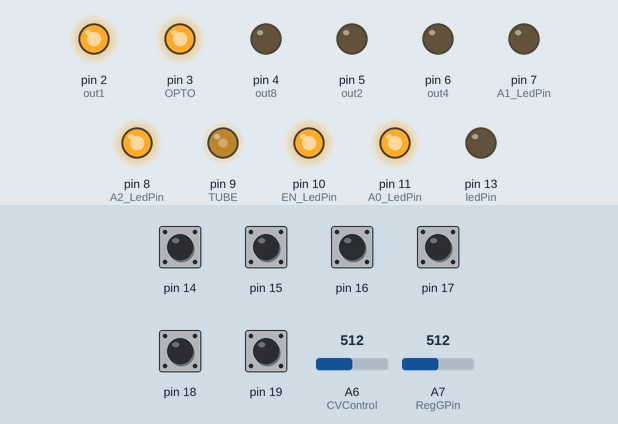
Recording of a sketch running on a simulated Arduino Nano, built with avr-gcc and run on an emulated ATmega328P. On the bench: output pins drawn as LEDs (lit = HIGH). Inputs (shaded band) come from the test bench; at power-on: pin 14–19 HIGH, A6 (CVControl) = 512, A7 (RegGPin) = 512. Random numbers use the default seed unless the sketch sets one.

Above: at 1.2 s.
1.3 s: pin 15 pulled LOW for 0.15 s
At 2.4 s:
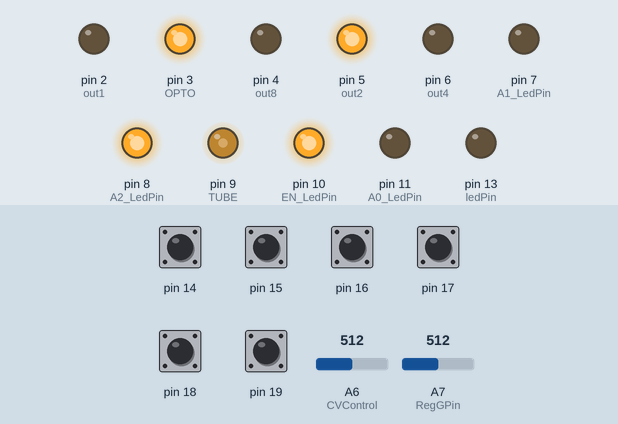
3.0 s: pin 16 pulled LOW for 0.15 s
At 3.7 s:
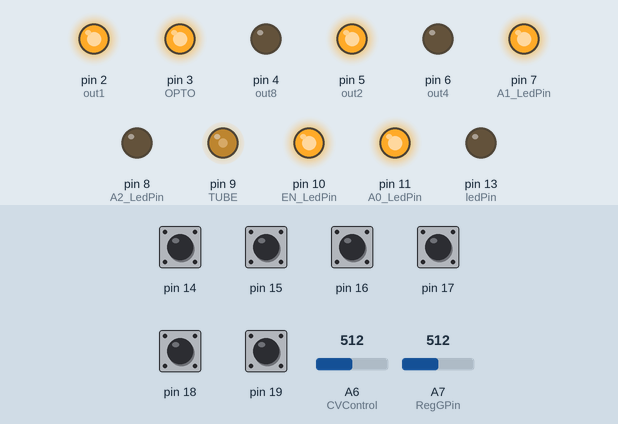
4.7 s: pin 17 pulled LOW for 0.15 s
At 6.1 s:
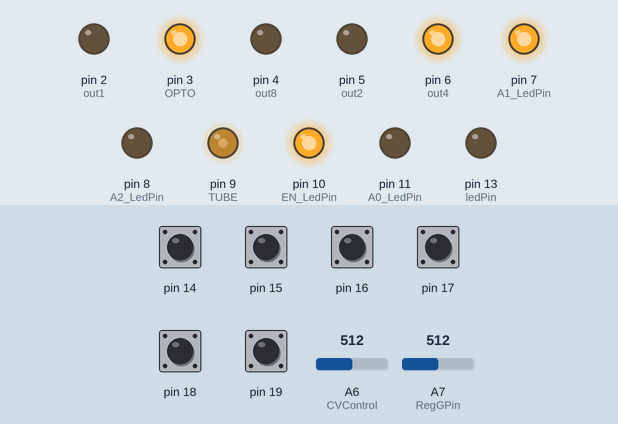
6.4 s: pin 18 pulled LOW for 1 s
At 8.9 s:
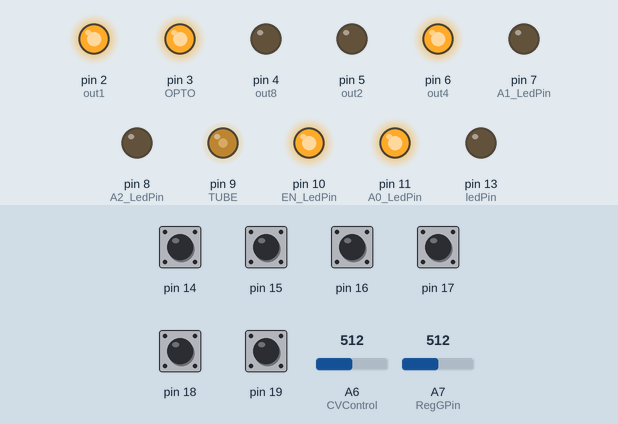
11.2 s: pin 19 pulled LOW for 0.15 s
At 12.3 s:
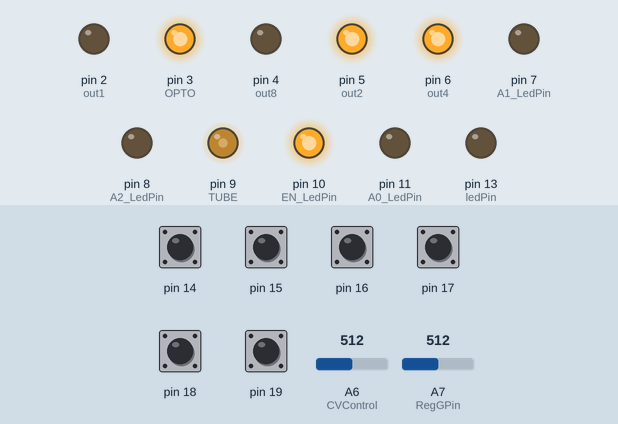
Timing chart, 0 to 13.8 s (numbered marks = the images above; inputs shaded):
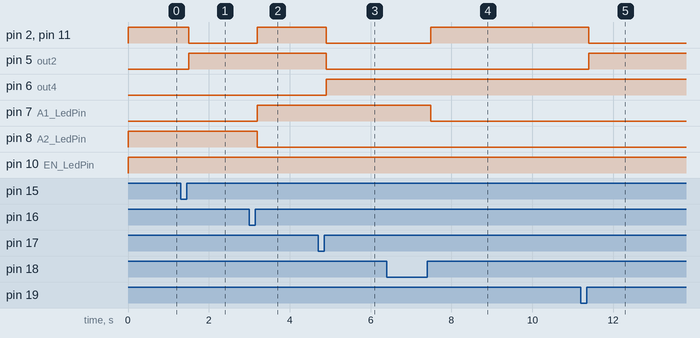

Measured:
- after the input at 1.3 s, pin 2 (out1), pin 11 (A0_LedPin): HIGH → LOW after 0.20 s; pin 5 (out2): LOW → HIGH after 0.20 s
- after the input at 3.0 s, pin 2 (out1), pin 7 (A1_LedPin), pin 11 (A0_LedPin): LOW → HIGH after 0.20 s; pin 8 (A2_LedPin): HIGH → LOW after 0.20 s
- after the input at 4.7 s, pin 2 (out1), pin 5 (out2), pin 11 (A0_LedPin): HIGH → LOW after 0.20 s; pin 6 (out4): LOW → HIGH after 0.20 s
- after the input at 6.4 s, pin 2 (out1), pin 11 (A0_LedPin): LOW → HIGH after 1.1 s; pin 7 (A1_LedPin): HIGH → LOW after 1.1 s
- after the input at 11.2 s, pin 2 (out1), pin 11 (A0_LedPin): HIGH → LOW after 0.20 s; pin 5 (out2): LOW → HIGH after 0.20 s

The sketch:

selector_beta0_10.ino
```cpp
//===============================================================================================================================//
//= Прошивка для ЧАТЕЛЯ на 1 газоразрядной лампе                                                                                =//
//= Автор FIRSTQWERT firstqwert@gmail.com                                                                                       =//
//= Версия 1.12_22 от 12.04.2023                                                                                                =//
//===============================================================================================================================//


#include <EEPROM.h>
#include "Button.h"
Button knopki;

int A2_LedPin = 8;             // Подключаем А2 к порту d8
int A1_LedPin = 7;             // Подключаем А1 к порту d7
int A0_LedPin = 11;            // Подключаем А0 к порту d10
int EN_LedPin = 10;             // Подключаем EN к порту d9
int RegGPin = A7;               //  кнопка смена режима A7  подтянуть его к VCC 10ком резюком
int CVControl = A6;               //  вход для напряжения CVVV A6  подтянуть его к VCC 10ком резюком
int TrigPin = 12;               //  кнопку к выходу D12  подтянуть его к VCC 10ком резюком
int CVVV;
int REGGG;
int Rflag = 1;
int Tflag = 0;
int regim = 1;
int inputt = 1;
int regim_01 = 1;

bool temp_signal; // Переменная для импульсов
boolean signalStatus1 = false; //логический флаг предыдущего состояния сигнала включено/выключено. По умолчанию при старте программы выключено
const int ledPin =  13;
int ledState = LOW;
unsigned long previousMillis = 0;
unsigned long previousMillis2 = 0;
unsigned long currentMillis2;
int flag = 0;
int flag2 = 0;
const long interval = 200; //скорость мигания режимного светодиода в мс
int blynk = 0;
int x = 0;
int y = 0;
int z = 0;
int high_kanal = 6;
int otrav = 10; // таймер антиотрава в секундах

// выводы для дешифратора К155ИД1
int out1 = 2;
int out2 = 5;
int out4 = 6;
int out8 = 4;

void setup() {

// задаем частоту ШИМ на 9 выводе 30кГц
TCCR1B=TCCR1B&0b11111000|0x01;
analogWrite(9,110);

digitalWrite(3,HIGH);
pinMode(ledPin, OUTPUT);

randomSeed(analogRead(6)); // Семя рандома берётся из шума на порту A0

Serial.begin(9600);

pinMode(3, OUTPUT); //OPTO
pinMode(2, OUTPUT); //155 1
pinMode(4, OUTPUT); //155 8
pinMode(5, OUTPUT); //155 2
pinMode(6, OUTPUT); //155 4
pinMode(9, OUTPUT); //TUBE
pinMode(12, INPUT); //TRIG
pinMode(13, OUTPUT); //REGLED
pinMode(A7, INPUT_PULLUP); //REG
pinMode(A6, INPUT); //CV
//=========================================================================================
knopki.NO(); // Нормально разомкнутые
knopki.pullUp(); // Подтяжка
knopki.duration_bounce       (  50 ); // Таймер дребезга ms
knopki.duration_press        ( 1000 ); // Таймер длительного нажатия ms
knopki.duration_inactivity_Up ( otrav*1000 ); //состояние таймера неактивности ненажатой кнопки ms, 1000ms = 1c
knopki.button( 14, 15, 16, 17, 18, 19 ); // Пины кнопок
//=========================================================================================
pinMode(A2_LedPin, OUTPUT);   // выводы на мультиплексор
pinMode(A1_LedPin, OUTPUT);
pinMode(A0_LedPin, OUTPUT);
pinMode(EN_LedPin, OUTPUT);

regim = EEPROM.read(0);
regim_01 = EEPROM.read(2);
high_kanal = EEPROM.read(1);
//Serial.print("setup_regim == "); Serial.println(regim);
//Serial.print("setup_regim_01 == "); Serial.println(regim_01);
}

void loop() {

knopki.read();  // Читаем кнопки

//====================== уточняем работу аналоговой кнопки для режимов======================
  REGGG = analogRead(RegGPin); // BTN
  REGGG = map(REGGG, 0, 512, 1, 0);
  //REGGG = constrain (REGGG, 0, 1);

  if(REGGG == 0 && Rflag == 0) { regim ++; EEPROM.write(2, 1); regim_01 = 1; Rflag = 1; if( regim > 6 ) { regim = 1; } EEPROM.write(0, regim); }
  if(REGGG == 1 && Rflag == 1) { Rflag = 0; }
//==========================================================================================

//====================================Режимы работы=========================================
  if ( regim_01 == 0 )
    {
        regim = 0;
      if(digitalRead(TrigPin) == HIGH && !temp_signal )
      {

        temp_signal = 1;
        y++;
        if ( y == 1 ) { inputt = 1; digitalWrite(ledPin, LOW); }
        if ( y == 2 ) { inputt = 0; digitalWrite(ledPin, HIGH); }
        if ( y > 1 ) { y = 0; }
      }
      else if (digitalRead(TrigPin) == 0 && temp_signal){temp_signal = 0; }
  }

  if (regim == 1)
    {
      if(digitalRead(TrigPin) == HIGH && !temp_signal )
      {
        if( inputt >= high_kanal) { inputt = 0; }
        temp_signal = 1;
        signalStatus1 = !signalStatus1;
        inputt ++;
      }
      else if (digitalRead(TrigPin) == 0 && temp_signal){temp_signal = 0;}
    }

  if (regim == 2)
    {
      if(digitalRead(TrigPin) == HIGH && !temp_signal )
      {
        if( inputt <= 1 ) { inputt = high_kanal + 1; }
        temp_signal = 1;
        signalStatus1 = !signalStatus1;
        inputt --;
      }
      else if (digitalRead(TrigPin) == 0 && temp_signal){temp_signal = 0;}
    }

  if (regim == 3)
    {
      if(digitalRead(TrigPin) == HIGH && !temp_signal )
      {
        if( inputt >= high_kanal) { inputt = 0; }
        temp_signal = 1;
        signalStatus1 = !signalStatus1;
        inputt ++;
        inputt ++;
      }
      else if (digitalRead(TrigPin) == 0 && temp_signal){temp_signal = 0;}
    }

  if (regim == 4)
    {
      if(digitalRead(TrigPin) == HIGH && !temp_signal )
      {
        if( inputt <= 1) { inputt = high_kanal + 1; }
        temp_signal = 1;
        signalStatus1 = !signalStatus1;
        inputt --;
        inputt --;
      }
      else if (digitalRead(TrigPin) == 0 && temp_signal){temp_signal = 0;}
    }

  if (regim == 5)
         {
      if(digitalRead(TrigPin) == HIGH && !temp_signal )
      {
        temp_signal = 1;
        signalStatus1 = !signalStatus1;
        if ( x == 0 ) { inputt++; }
        if (inputt == high_kanal + 1 ) { x = 1; inputt = high_kanal; }
        if (x == 1 ) { inputt--; }
        if (inputt == 1 ) { x = 0; }
      }
      else if (digitalRead(TrigPin) == 0 && temp_signal){temp_signal = 0;}
    }

  if (regim == 6)
        {
      if(digitalRead(TrigPin) == HIGH && !temp_signal )
      {
        temp_signal = 1;
        signalStatus1 = !signalStatus1;
        if ( high_kanal >= 2 ) { inputt = random(1, high_kanal + 1); }
        if ( high_kanal < 2 ) { inputt = random(1, 3); }
      }
      else if (digitalRead(TrigPin) == 0 && temp_signal){temp_signal = 0;}
    }

switch (inputt) {
  case 0: signal0(); break;
  case 1: signal1(); break;
  case 2: signal2(); break;
  case 3: signal3(); break;
  case 4: signal4(); break;
  case 5: signal5(); break;
  case 6: signal6(); break;
  default: inputt = 1;
  }
//=======================================================================================

//============================ блок CV управления =======================================
CVVV = analogRead(CVControl); // CV
CVVV = map(CVVV, 0, 900, 0, high_kanal );

switch (CVVV) {
  case 1: regim_01 = 1; inputt = 1;  break;
  case 2: regim_01 = 1; inputt = 2;  break;
  case 3: regim_01 = 1; inputt = 3;  break;
  case 4: regim_01 = 1; inputt = 4;  break;
  case 5: regim_01 = 1; inputt = 5;  break;
  case 6: regim_01 = 1; inputt = 6;  break;
  }
//========================================================================================

//=============================== Короткое нажатие кнопок ================================
if (knopki.event_press_short  (0)  == 1) { inputt = 1; digitalWrite(ledPin, LOW); }
if (knopki.event_press_short  (1)  == 1) { inputt = 2; digitalWrite(ledPin, LOW); }
if (knopki.event_press_short  (2)  == 1) { inputt = 3; digitalWrite(ledPin, LOW); }
if (knopki.event_press_short  (3)  == 1) { inputt = 4; digitalWrite(ledPin, LOW); }
if (knopki.event_press_short  (4)  == 1) { inputt = 5; digitalWrite(ledPin, LOW); }
if (knopki.event_press_short  (5)  == 1) { inputt = 6; digitalWrite(ledPin, LOW); }
//========================================================================================

//================================= Мигание светодиодом ==================================
if ( blynk > 0 )
  {
    unsigned long currentMillis = millis();

    if (currentMillis - previousMillis >= interval)
    {
      previousMillis = currentMillis;
      if (ledState == LOW) { ledState = HIGH; } else { ledState = LOW; blynk++; }
      digitalWrite(ledPin, ledState);
    }
    if ( blynk > high_kanal + high_kanal - 1 ) { blynk = 0; }
  }
//========================================================================================

//=============================== Длинное нажатие кнопок =================================
if (knopki.event_press_long  (0)  == 1) { regim_01 = 0; inputt = 1; EEPROM.write(2, 0); }
if (knopki.event_press_long  (1)  == 1) { regim_01 = 1; regim = EEPROM.read(0); high_kanal = 2; inputt = 2; blynk = 2; digitalWrite(ledPin, LOW); EEPROM.write(1, high_kanal); }
if (knopki.event_press_long  (2)  == 1) { regim_01 = 1; regim = EEPROM.read(0); high_kanal = 3; inputt = 3; blynk = 3; digitalWrite(ledPin, LOW); EEPROM.write(1, high_kanal); }
if (knopki.event_press_long  (3)  == 1) { regim_01 = 1; regim = EEPROM.read(0); high_kanal = 4; inputt = 4; blynk = 4; digitalWrite(ledPin, LOW); EEPROM.write(1, high_kanal); }
if (knopki.event_press_long  (4)  == 1) { regim_01 = 1; regim = EEPROM.read(0); high_kanal = 5; inputt = 5; blynk = 5; digitalWrite(ledPin, LOW); EEPROM.write(1, high_kanal); }
if (knopki.event_press_long  (5)  == 1) { regim_01 = 1; regim = EEPROM.read(0); high_kanal = 6; inputt = 6; blynk = 6; digitalWrite(ledPin, LOW); EEPROM.write(1, high_kanal); }
//========================================================================================

//==================================== Антиотрав =========================================
if ( ( CVVV > 0 || digitalRead(TrigPin) == HIGH ) && flag == 0 ) { flag = 1; }
if ( CVVV == 0 && digitalRead(TrigPin) == LOW && flag == 1 ) { currentMillis2 = millis(); flag = 0; }
if ( CVVV == 0 && digitalRead(TrigPin) == LOW && millis() - currentMillis2 >= otrav * 1000 && flag2 == 0)
{
  flag2 = 1;
  for ( int number = 0; number <= 9; number++ ) { antiotrav(number); }
  //for ( int number = 8; number >= 0; number-- ) { antiotrav(number); }
}
z = (millis()/1000) % (otrav+1);
if ( flag == 0 && z == 10 ) { flag2 = 0; }

//========================================================================================

} // Конец основного цикла

//========================== Вывод на лампы и переключатель ==============================
void signal0 ()
{
      digitalWrite(A2_LedPin, LOW);
      digitalWrite(A1_LedPin, LOW);
      digitalWrite(A0_LedPin, LOW);
      digitalWrite(EN_LedPin, LOW);
      digitalWrite (out1,LOW);
      digitalWrite (out2,LOW);
      digitalWrite (out4,LOW);
      digitalWrite (out8,LOW);
}
void signal1 ()
 {
      digitalWrite(A2_LedPin, HIGH);
      digitalWrite(A1_LedPin, LOW);
      digitalWrite(A0_LedPin, HIGH);
      digitalWrite(EN_LedPin, HIGH);
      digitalWrite (out1,HIGH);
      digitalWrite (out2,LOW);
      digitalWrite (out4,LOW);
      digitalWrite (out8,LOW);
}
void signal2 ()
{
      digitalWrite(A2_LedPin, HIGH);
      digitalWrite(A1_LedPin, LOW);
      digitalWrite(A0_LedPin, LOW);
      digitalWrite(EN_LedPin, HIGH);
      digitalWrite (out1,LOW);
      digitalWrite (out2,HIGH);
      digitalWrite (out4,LOW);
      digitalWrite (out8,LOW);
}
void signal3 ()
{
      digitalWrite(A2_LedPin, LOW);
      digitalWrite(A1_LedPin, HIGH);
      digitalWrite(A0_LedPin, HIGH);
      digitalWrite(EN_LedPin, HIGH);
      digitalWrite (out1,HIGH);
      digitalWrite (out2,HIGH);
      digitalWrite (out4,LOW);
      digitalWrite (out8,LOW);
}
void signal4 ()
{
      digitalWrite(A2_LedPin, LOW);
      digitalWrite(A1_LedPin, HIGH);
      digitalWrite(A0_LedPin, LOW);
      digitalWrite(EN_LedPin, HIGH);
      digitalWrite (out1,LOW);
      digitalWrite (out2,LOW);
      digitalWrite (out4,HIGH);
      digitalWrite (out8,LOW);
}
void signal5 ()
{
      digitalWrite(A2_LedPin, LOW);
      digitalWrite(A1_LedPin, LOW);
      digitalWrite(A0_LedPin, HIGH);
      digitalWrite(EN_LedPin, HIGH);
      digitalWrite (out1,HIGH);
      digitalWrite (out2,LOW);
      digitalWrite (out4,HIGH);
      digitalWrite (out8,LOW);
}
void signal6 ()
{
      digitalWrite(A2_LedPin, LOW);
      digitalWrite(A1_LedPin, LOW);
      digitalWrite(A0_LedPin, LOW);
      digitalWrite(EN_LedPin, HIGH);
      digitalWrite (out1,LOW);
      digitalWrite (out2,HIGH);
      digitalWrite (out4,HIGH);
      digitalWrite (out8,LOW);
}
//=======================================Антиотрав========================================
void antiotrav(int num)
{
  switch (num)
  {
    case 0:
    digitalWrite (out1,LOW);
    digitalWrite (out2,LOW);
    digitalWrite (out4,LOW);
    digitalWrite (out8,LOW);
    break;
    case 1:
    digitalWrite (out1,HIGH);
    digitalWrite (out2,LOW);
    digitalWrite (out4,LOW);
    digitalWrite (out8,LOW);
    break;
    case 2:
    digitalWrite (out1,LOW);
    digitalWrite (out2,HIGH);
    digitalWrite (out4,LOW);
    digitalWrite (out8,LOW);
    break;
    case 3:
    digitalWrite (out1,HIGH);
    digitalWrite (out2,HIGH);
    digitalWrite (out4,LOW);
    digitalWrite (out8,LOW);
    break;
    case 4:
    digitalWrite (out1,LOW);
    digitalWrite (out2,LOW);
    digitalWrite (out4,HIGH);
    digitalWrite (out8,LOW);
    break;
    case 5:
    digitalWrite (out1,HIGH);
    digitalWrite (out2,LOW);
    digitalWrite (out4,HIGH);
    digitalWrite (out8,LOW);
    break;
    case 6:
    digitalWrite (out1,LOW);
    digitalWrite (out2,HIGH);
    digitalWrite (out4,HIGH);
    digitalWrite (out8,LOW);
    break;
    case 7:
    digitalWrite (out1,HIGH);
    digitalWrite (out2,HIGH);
    digitalWrite (out4,HIGH);
    digitalWrite (out8,LOW);
    break;
    case 8:
    digitalWrite (out1,LOW);
    digitalWrite (out2,LOW);
    digitalWrite (out4,LOW);
    digitalWrite (out8,HIGH);
    break;
    case 9:
    digitalWrite (out1,HIGH);
    digitalWrite (out2,LOW);
    digitalWrite (out4,LOW);
    digitalWrite (out8,HIGH);
    break;
  }
  delay(50);
}
//========================================================================================
```

Source omitted: Button.h (5763 bytes), Click.h (5658 bytes)
